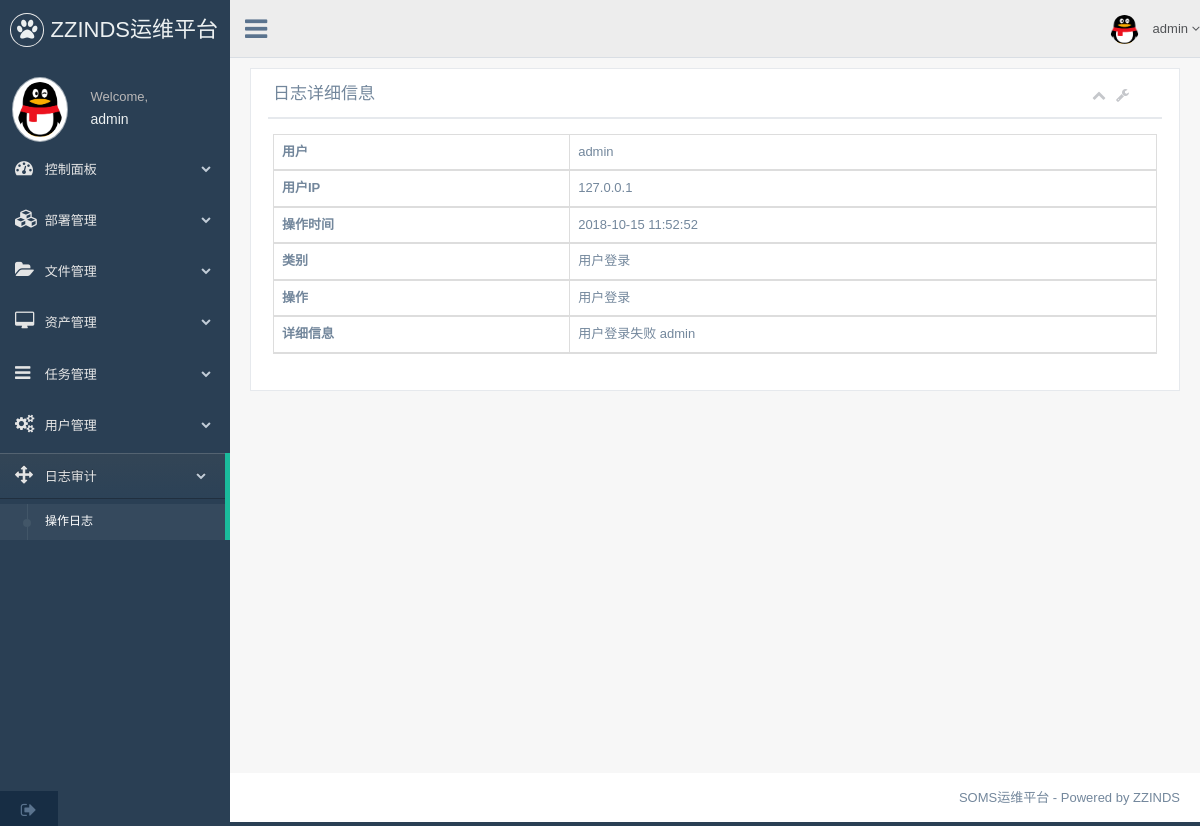
Screenshot of /audit/log_audit/?aid=2 (signed in) with the database file from the repository.
### userauth/models.py (models this page shows, shortened)
class User(AbstractUser):
    USER_ROLE_CHOICES = (
        ('SU', u'超级管理员'),
        ('GA', u'组管理员'),
        ('CU', u'普通用户')
    )
    qq = models.CharField(max_length=16, blank=True, verbose_name=u'QQ', validators=[
        RegexValidator(regex='^[^0]\d{4,15}$', message=u'请输入正确的QQ号')])
    mobile = models.CharField(max_length=30, blank=True, verbose_name=u'联系电话', validators=[
        RegexValidator(regex='^[^0]\d{6,7}$|^[1]\d{10}$', message=u'请输入正确的电话或手机号码', code=u'号码错误')],
                              error_messages={'required': u'联系电话不能为空'})
    position = models.CharField(max_length=20, blank=True, verbose_name=u'职位')
    role = models.CharField(max_length=2, choices=USER_ROLE_CHOICES, default='CU')
    group = models.ManyToManyField(UserGroup, related_name='user_group_set', verbose_name=u'用户属组')
    class Meta:
        default_permissions = ()
        permissions = (
            ('view_user', u'查看用户'),
            ('edit_user', u'管理用户'),
        )
        verbose_name = u'用户'
        verbose_name_plural = u'用户管理'

### userperm/models.py (models this page shows)
class Message(models.Model):
    user = models.CharField(max_length=244, verbose_name=u'用户')
    audit_time = models.DateTimeField(auto_now_add=True, verbose_name=u'时间')
    type = models.CharField(max_length=10, verbose_name=u'类型')
    action = models.CharField(max_length=20, verbose_name=u'动作')
    action_ip = models.CharField(max_length=15, verbose_name=u'用户IP')
    content = models.TextField(verbose_name=u'内容')
    class Meta:
        default_permissions = ()
        permissions = (
            ("view_message", u"查看操作记录"),
            ("edit_message", u"管理操作记录"),
        )
        ordering = ['-audit_time']
        verbose_name = u'审计信息'
        verbose_name_plural = u'审计信息管理'

### userperm/views.py (the view)
# urls.py: url(r'^audit/log_audit/$', uviews.audit_log, name='log_audit'),
@login_required
def audit_log(request):
    if request.user.is_superuser:
        logs = Message.objects.all()[:300]
        if request.method == 'GET':
            if 'aid' in request.GET:
                aid = request.get_full_path().split('=')[1]
                log_detail = Message.objects.filter(id=aid)
                return render(request, 'userperm_log_audit_detail.html',
                              {'log_detail': log_detail})
        return render(request, 'userperm_log_audit.html', {'all_logs': logs})
    else:
        raise Http404

### templates/userperm_log_audit_detail.html (shortened to what this page needs)
{% extends 'base.html' %}
{% block css %}
<link href="/static/css/dataTables.bootstrap.min.css" rel="stylesheet">
{% endblock %}
{% block content %}
<div class="right_col" role="main">
    <div class="">
        <div class="row">
            <div class="col-md-12 col-sm-12 col-xs-12">
                <div class="x_panel">
                    <div class="x_title">
                        <h2>日志详细信息 <small>|&nbsp;<a href="{% url 'log_audit' %}">日志审计</a></small></h2>
                        <ul class="nav navbar-right panel_toolbox">
                            <li><a class="collapse-link"><i class="fa fa-chevron-up"></i></a>
                            </li>
                            <li class="dropdown">
                            <a href="#" class="dropdown-toggle" data-toggle="dropdown" role="button" aria-expanded="false"><i class="fa fa-wrench"></i></a>
                            </li>
                            <li><a class="close-link"></a>
                            </li>
                        </ul>
                        <div class="clearfix"></div>
                    </div>
                    <div class="x_content">
                        <table id="datatable" class="table table-striped table-bordered">
                            <thead>
                                {% for i in log_detail %}
                                <tr>
                                    <th>用户</th>
                                    <td>{{ i.user }}</td>
                                </tr>
                                <tr>
                                    <th>用户IP</th>
                                    <td>{{ i.action_ip }}</td>
                                </tr>
                                <tr>
                                    <th>操作时间</th>
                                    <td>{{ i.audit_time|date:"Y-m-d H:i:s" }}</td>
                                </tr>
                                <tr>
                                    <th>类别</th>
                                    <td>{{ i.type }}</td>
                                </tr>
                                <tr>
                                    <th>操作</th>
                                    <td>{{ i.action }}</td>
                                </tr>
                                <tr>
                                    <th>详细信息</th>
                                    <td>{{ i.content|safe }}</td>
                                </tr>
                                {% endfor %}
                            </thead>
                        </table>
                    </div>
                </div>
            </div>
        </div>
    </div>
</div>
{% endblock %}

### templates/base.html (shortened to what this page needs)
<!DOCTYPE html>
<html lang="en">
    <head>
        <link href="/static/css/bootstrap.min.css" rel="stylesheet" media="screen">
        <link href="/static/css/font-awesome.min.css" rel="stylesheet">
        {% block css %}
        {% endblock %}
        <link href="/static/css/custom.min.css" rel="stylesheet">
    </head>
    <body class="nav-md">
        <div class="container body">
            <div class="main_container">
                <div class="col-md-3 left_col">
                    <div class="left_col scroll-view">
                        <div class="navbar nav_title" style="border: 0;">
                            <a href="/" class="site_title"><i class="fa fa-paw"></i> <span>ZZINDS运维平台</span></a>
                        </div>
                        <div class="profile">
                            <div class="profile_pic">
                                <img src="/static/img/avatar2.jpg" alt="..." class="img-circle profile_img">
                            </div>
                            <div class="profile_info">
                                <span>Welcome,</span>
                                <h2>{% if request.user.first_name %}{{ request.user.first_name  }}{% else %}{{ request.user  }}{% endif %}</h2>
                            </div>
                        </div>
                        <br />
                        <div id="sidebar-menu" class="main_menu_side hidden-print main_menu">
                            <div class="menu_section">
                                <ul class="nav side-menu">
                                    <li><a><i class="fa fa-tachometer"></i> 控制面板 <span class="fa fa-chevron-down"></span></a>
                                    </li>
                                    {% if perms.deploy.view_deploy %}
                                    <li><a><i class="fa fa-cubes"></i> 部署管理 <span class="fa fa-chevron-down"></span></a>
                                    </li>
                                    {% endif %}
                                    {% if perms.deploy.view_filemanage %}
                                    <li><a><i class="fa fa-folder-open"></i> 文件管理 <span class="fa fa-chevron-down"></span></a>
                                    </li>
                                    {% endif %}
                                    {% if perms.asset.view_asset %}
                                    <li><a><i class="fa fa-desktop"></i> 资产管理 <span class="fa fa-chevron-down"></span></a>
                                    </li>
                                    {% endif %}
                                    {% if perms.userperm.view_message %}
                                    <li><a><i class="fa fa-bars"></i> 任务管理 <span class="fa fa-chevron-down"></span></a>
                                    </li>
                                    {% endif %}
                                    {% if request.user.is_superuser %}
                                    <li><a><i class="fa fa-cogs"></i> 用户管理 <span class="fa fa-chevron-down"></span></a>
                                    </li>
                                    <li><a><i class="fa fa-arrows"></i> 日志审计 <span class="fa fa-chevron-down"></span></a>
                                    <ul class="nav child_menu">
                                        <li><a href="{% url 'log_audit' %}">操作日志</a></li>
                                    </ul>
                                    </li>
                                    {% endif %}
                                </div>
                            </div>
                            <div class="sidebar-footer hidden-small">
                                <a href="{% url 'logout' %}" data-toggle="tooltip" data-placement="top" title="Logout">
                                    <span class="fa fa-sign-out" aria-hidden="true"></span>
                                </a>
                            </div>
                        </div>
                    </div>
                    <div class="top_nav">
                        <div class="nav_menu">
                            <nav class="" role="navigation">
                                <div class="nav toggle">
                                    <a id="menu_toggle"><i class="fa fa-bars"></i></a>
                                </div>
                                <ul class="nav navbar-nav navbar-right">
                                    <li class="">
                                    <a href="javascript:;" class="user-profile dropdown-toggle" data-toggle="dropdown" aria-expanded="false">
                                        <img src="/static/img/avatar2.jpg" alt="">
                                        {% if request.user.first_name %}
                                            {{ request.user.first_name  }}
                                        {% else %}
                                            {{ request.user  }}
                                        {% endif %}
                                        <span class=" fa fa-angle-down"></span>
                                    </a>
                                    </li>
                                </ul>
                            </nav>
                        </div>
                    </div>
                    {% block content %}
                    {% endblock %}
                    <footer>
                        <div class="pull-right">
                            SOMS运维平台 - Powered by ZZINDS
                        </div>
                        <div class="clearfix"></div>
                    </footer>
                </div>
            </div>
    </body>
</html>

### rows the page displays
User: user "admin"
Message: user "admin", action_ip "127.0.0.1", audit_time "2018-10-15 11:52:52", type "用户登录", action "用户登录", content "用户登录失败 admin"
